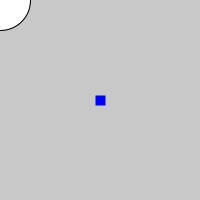
Frame 1 (no input)
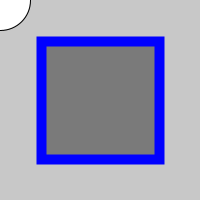
Frame 60 (the mouse pressed at the canvas centre just before this capture)
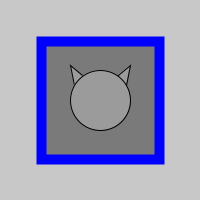
Frame 120 (the mouse held since frame 60 and released just before this capture)

The Processing sketch that drew these frames (run headless with seeded random() and noise(); from frame 60 on, the mouse is pressed at the canvas centre):

// Processing sketch: L3_cat2
// ── L3_cat2.pde
// draws a cat
void setup(){
  size(200, 200);
}

int size = 0;

void mousePressed(){
  size = 0;
}
void draw(){
  background(200); //
// left ear
fill(255);
strokeWeight(1);
stroke(0);
triangle(mouseX - 25, mouseY - 10, mouseX - 30, mouseY - 35, mouseX + 0, mouseY - 10);
// right ear
triangle(mouseX - 0, mouseY - 10, mouseX + 30, mouseY - 35, mouseX + 25, mouseY - 10);
// head
ellipse(mouseX, mouseY, 60, 60);
  fill(hue, 100); 
  strokeWeight(10);
  stroke(hue, 0, 255);
  rectMode(RADIUS);
  rect(100, 100, size, size);
  size += 1;
 }
int hue = 0;

 void keyPressed(
 ){
    hue = int(random(0, 360)); 
    colorMode(HSB, 360, 100, 100, 100);
    colorMode(RGB, 255, 255, 255, 255);
  
  }
 

 
